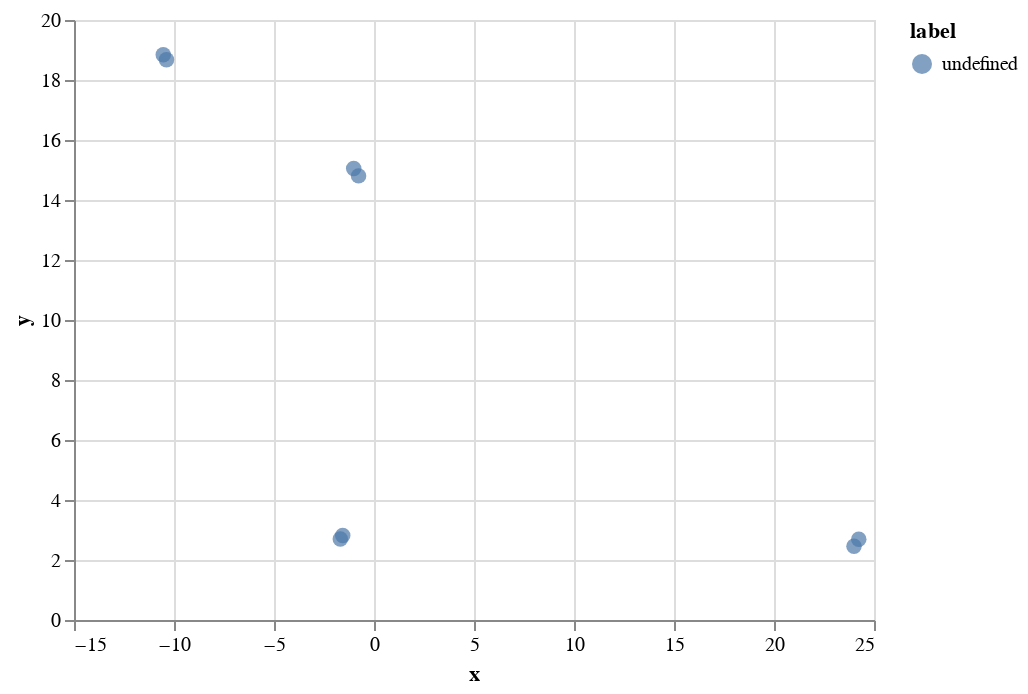

Notebook source saved alongside this figure:
### Code cell
# Fit UMAP and generate embeddings (adjust 'emb' to match your own data)
reducer = umap.UMAP(n_neighbors=2, min_dist=0.0, metric='cosine')
embedding = reducer.fit_transform(emb)

# Create a DataFrame for the embedding
df = pd.DataFrame(embedding, columns=['x', 'y'])
df['text'] = sentences['text']

# Create an interactive Altair chart
chart = alt.Chart(df).mark_circle(size=60).encode(
    x='x',
    y='y',
    color='label:N',
    tooltip=['text'],  # Tooltip showing text on hover
).interactive()

# Display the chart
chart.display()

### Figure 1 — Vega-Lite specification as saved in the notebook (floating-point values rounded to 4 significant figures)
{"config": {"view": {"continuousWidth": 400, "continuousHeight": 300}}, "data": {"name": "data-ab2cec045798134e99187147fabf83b7"}, "mark": {"type": "circle", "size": 60}, "encoding": {"color": {"field": "label", "type": "nominal"}, "tooltip": [{"field": "text", "type": "nominal"}], "x": {"field": "x", "type": "quantitative"}, "y": {"field": "y", "type": "quantitative"}}, "selection": {"selector001": {"type": "interval", "bind": "scales", "encodings": ["x", "y"]}}, "$schema": "https://vega.github.io/schema/vega-lite/v4.17.0.json", "datasets": {"data-ab2cec045798134e99187147fabf83b7": [{"x": -1.015, "y": 15.05, "text": "Where is the world cup?"}, {"x": -0.7716, "y": 14.8, "text": "The world cup is in Qatar"}, {"x": 24.0, "y": 2.456, "text": "What color is the sky?"}, {"x": 24.24, "y": 2.695, "text": "The sky is blue"}, {"x": -1.564, "y": 2.817, "text": "Where does the bear live?"}, {"x": -1.684, "y": 2.698, "text": "The bear lives in the the woods"}, {"x": -10.54, "y": 18.84, "text": "What is an apple?"}, {"x": -10.38, "y": 18.68, "text": "An apple is a fruit"}]}}
